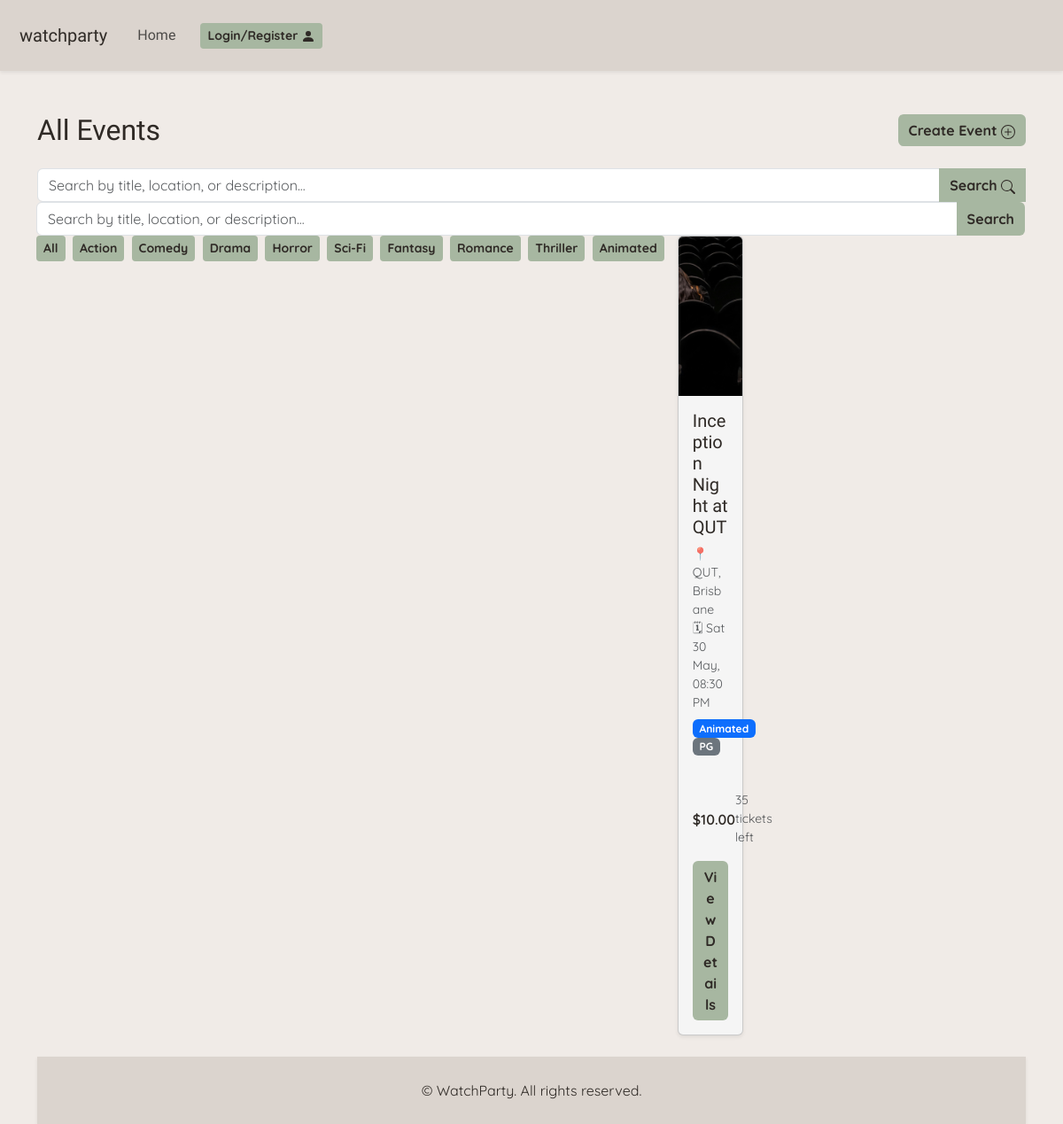
The page / on the database its author committed.
### website/models.py (models this page shows, shortened)
class Event(db.Model):
    __tablename__ = 'event'
    id = db.Column(db.Integer, primary_key=True)
    title = db.Column(db.String(150), nullable=False)
    description = db.Column(db.Text, nullable=False)
    genre = db.Column(db.String(50))
    rating = db.Column(db.String(10))
    ticket_price = db.Column(db.Float)
    tickets_available = db.Column(db.Integer)
    location = db.Column(db.String(120), nullable=False)
    date = db.Column(db.DateTime)
    image = db.Column(db.String(255))
    owner_id = db.Column(db.Integer, db.ForeignKey('user.id'), nullable = True)
    is_cancelled = db.Column (db.Boolean, default = False, nullable=False)
    acknowledgement_type = db.Column(db.String(20), default='none', nullable=False)
    acknowledgement_text = db.Column(db.Text, nullable=True)
    comments = db.relationship('Comment', backref='event', lazy=True)
    orders = db.relationship('Booking', backref='event', lazy=True)

### website/views.py (the view, shortened to what this page needs)
@main_bp.route('/')
def view_events():
    genre_filter = request.args.get('genre')
    search_query = request.args.get('q', '').strip()
    query = Event.query
    if genre_filter:
        query = query.filter_by(genre=genre_filter)
    events = query.all()
    all_genres = [r[0] for r in db.session.query(Event.genre).distinct() if r[0]]
    return render_template('view_events.html', events=events, search_query=search_query,
                           all_genres=all_genres, selected_genre=genre_filter or '')

### website/templates/view_events.html (shortened to what this page needs)
{% extends "base.html" %}
{% block content %}
<div class="container mt-5">
    <div class="d-flex align-items-center justify-content-between mb-4">
        <h2 class="mb-0">All Events</h2>
        <a href="{{ url_for('main.create_event') }}" class="btn btn-primary">Create Event </a>
    </div>
    <form method="GET" action="{{ url_for('main.view_events') }}" class="mb-3">
    <div class="input-group">
        <input type="text" name="q" class="form-control"
               placeholder="Search by title, location, or description..."
               value="{{ search_query }}">
        <button class="btn btn-primary" type="submit">Search <svg xmlns="http://www.w3.org/2000/svg" width="16" height="16" fill="currentColor" class="bi bi-search" viewBox="0 0 16 16">
  <path d="M11.742 10.344a6.5 6.5 0 1 0-1.397 1.398h-.001q.044.06.098.115l3.85 3.85a1 1 0 0 0 1.415-1.414l-3.85-3.85a1 1 0 0 0-.115-.1zM12 6.5a5.5 5.5 0 1 1-11 0 5.5 5.5 0 0 1 11 0"/>
</svg></button>
        <div class="input-group">
            <input type="text" name="q" class="form-control" placeholder="Search by title, location, or description..."
                value="{{ search_query }}">
            <button class="btn btn-primary" type="submit">Search</button>
        </div>
    </form>
    <div class="mb-4">
        <a href="{{ url_for('main.view_events') }}"
            class="btn btn-sm {% if not request.args.get('genre') %}btn-dark{% else %}btn-outline-secondary{% endif %} me-1 mb-1">
            All
        </a>
        {% for g in ['Action','Comedy','Drama','Horror','Sci-Fi','Fantasy','Romance','Thriller','Animated'] %}
        <a href="{{ url_for('main.view_events', genre=g) }}"
            class="btn btn-sm {% if request.args.get('genre') == g %}btn-dark{% else %}btn-outline-secondary{% endif %} me-1 mb-1">
            {{ g }}
        </a>
        {% endfor %}
    </div>
    {% if events %}
    <div class="row row-cols-1 row-cols-md-3 g-4">
        {% for event in events %}
        <div class="col">
            <div class="card h-100 shadow-sm">
                {% if event.image %}
                <img src="{{ url_for('static', filename='images/' + event.image) }}" class="card-img-top"
                    alt="{{ event.title }}" style="height: 180px; object-fit: cover;">
                {% else %}
                <div class="bg-light d-flex align-items-center justify-content-center"
                    style="height: 180px; font-size: 48px;">🎬</div>
                {% endif %}
                <div class="card-body d-flex flex-column">
                    <h5 class="card-title">{{ event.title }}</h5>
                    <p class="card-text text-muted small mb-2">
                        📍 {{ event.location }}<br>
                        🗓 {{ event.date.strftime('%a %d %b, %#I:%M %p') if event.date else 'Date TBC' }}
                    </p>
                    <div class="mb-3">
                        {% if event.genre %}
                        <span class="badge bg-primary me-1">{{ event.genre }}</span>
                        {% endif %}
                        {% if event.rating %}
                        <span class="badge bg-secondary">{{ event.rating }}</span>
                        {% endif %}
                    </div>
                    <div class="d-flex justify-content-between align-items-center mt-auto mb-3">
                        <span class="fw-semibold">
                            {% if event.ticket_price %}${{ "%.2f"|format(event.ticket_price) }}{% else %}Free{% endif %}
                        </span>
                        <span class="text-muted small">
                            {% if event.tickets_available %}
                            {% if event.tickets_available < 10 %} <span class="text-warning fw-semibold">{{
                                event.tickets_available }} left</span>
                        {% else %}
                        {{ event.tickets_available }} tickets left
                        {% endif %}
                        {% endif %}
                        </span>
                    </div>
                    <a href="{{ url_for('main.event_detail', event_id=event.id) }}"
                        class="btn btn-outline-primary w-100">View Details</a>
                </div>
            </div>
        </div>
        {% endfor %}
    </div>
    {% endif %}
</div>
{% endblock %}

### website/static/css/style.css (style rules this page uses)
body { font-family: "Quicksand", sans-serif !important; font-weight: 400; background: #F0EBE7; }
body, h1, h2, h3, h4, h5, h6, p, a, li, span, .navbar-brand { color: #2F2A26; }
header, h1, h2, h3, h4, h5, h6 { font-family: "Momo Trust Display", sans-serif !important; font-weight: 400; }
.btn, .btn-outline-primary, .btn-outline-secondary { background-color: #A7B7A1; color: #2F2A26; border: none; font-family: "Quicksand", sans-serif; font-weight: 700; }
.card, .detail-card { background-color: #F5F5F5; color: #2F2A26 !important; }

### rows shown on the page
Event: image (picture), title "Inception Night at QUT", location "QUT, Brisbane", date "Sat 30 May, 08:30 PM", genre "Animated", rating "PG", ticket_price "10.00", tickets_available "35"

### other values the page prints
{{ g }} "Action" "Comedy" "Drama" "Horror" "Sci-Fi" "Fantasy" "Romance" "Thriller" "Animated"
